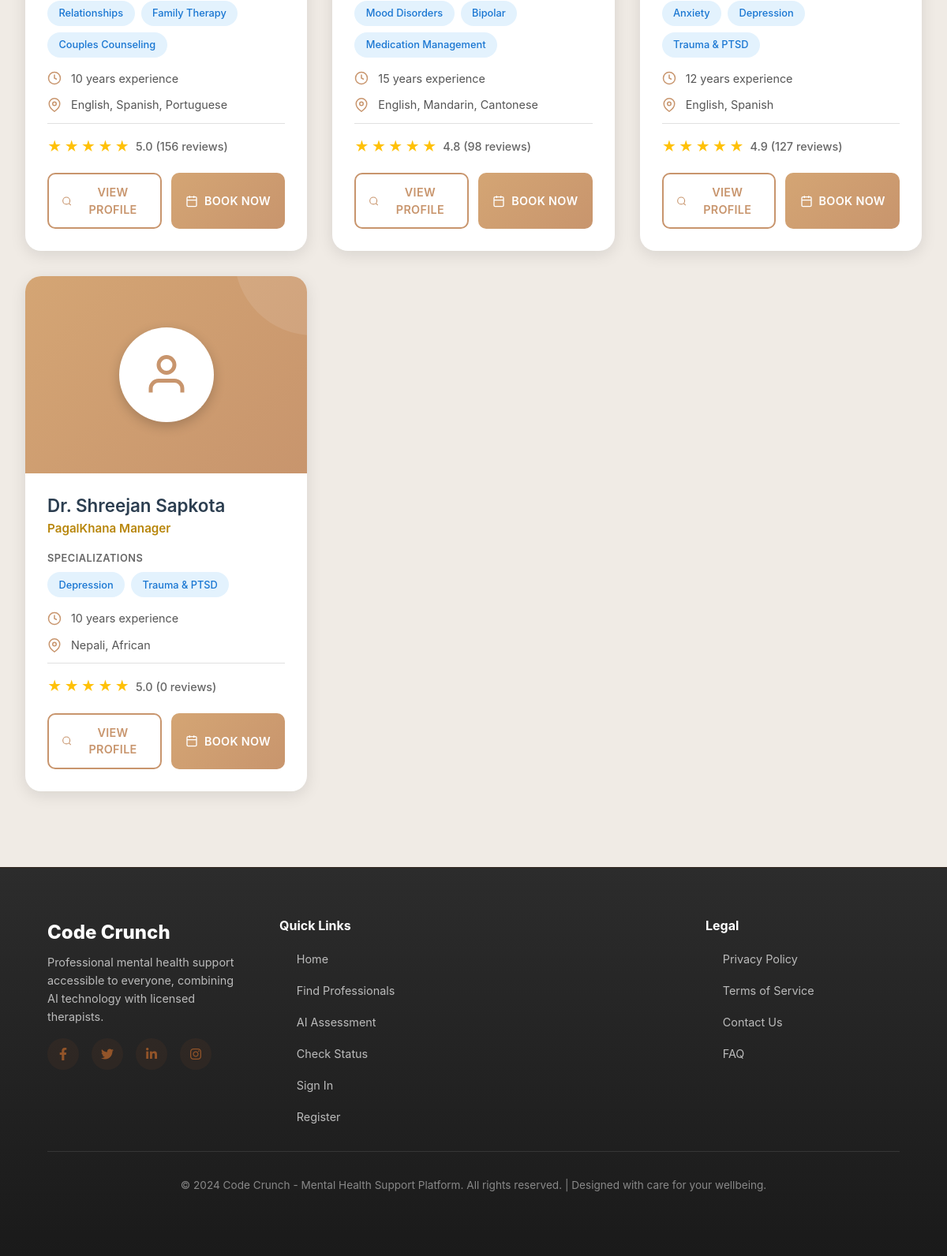
Page /professionals (lower part) on the earlier database version.
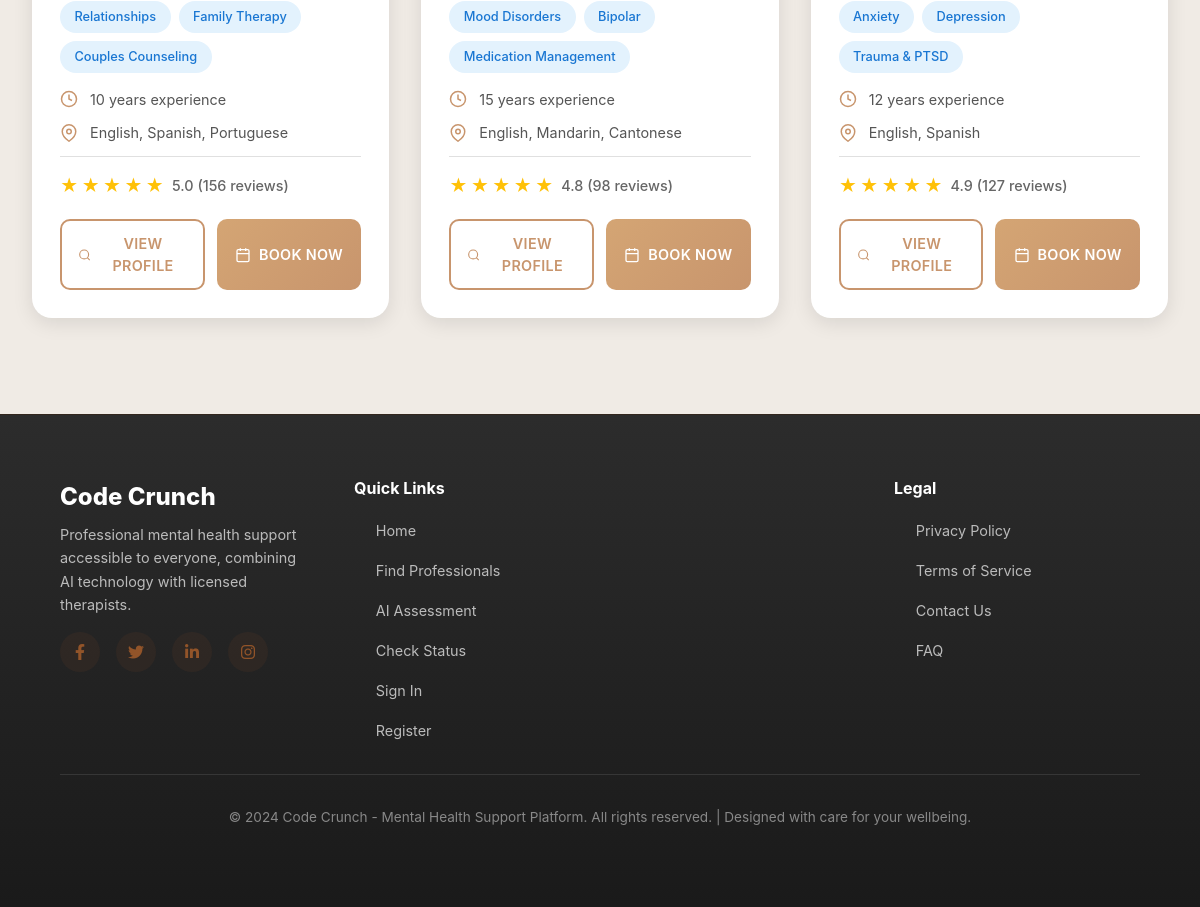
Same page on the later database version.
### app.py (models this page shows, shortened)
class Professional(db.Model):
    id = db.Column(db.Integer, primary_key=True)
    name = db.Column(db.String(100), nullable=False)
    title = db.Column(db.String(100), nullable=False)
    specialization = db.Column(db.String(200), nullable=False)
    bio = db.Column(db.Text, nullable=False)
    experience_years = db.Column(db.Integer, nullable=False)
    education = db.Column(db.Text, nullable=False)
    languages = db.Column(db.String(200), nullable=False)
    image_url = db.Column(db.String(200), default='default-avatar.jpg')
    available_days = db.Column(db.String(200), nullable=False)
    rating = db.Column(db.Float, default=5.0)
    total_reviews = db.Column(db.Integer, default=0)
    is_active = db.Column(db.Boolean, default=True)
    created_at = db.Column(db.DateTime, default=datetime.utcnow)
    appointments = db.relationship('Appointment', backref='professional', lazy=True)
    reviews = db.relationship('Review', backref='professional', lazy=True)

### app.py (the view)
@app.route('/professionals')
def professionals():
    all_professionals = Professional.query.filter_by(is_active=True).order_by(Professional.name).all()
    return render_template('professionals.html', professionals=all_professionals)

### templates/professionals.html (shortened to what this page needs)
{% extends "layout.html" %}
{% block content %}
<div class="professionals-page">
    <div class="professionals-container">
        {% if professionals %}
        <div class="professionals-grid">
            {% for prof in professionals %}
            <div class="professional-card">
                <div class="card-image">
                    <div class="card-image-placeholder">
                        <svg viewBox="0 0 24 24" fill="none" stroke="currentColor" stroke-width="2">
                            <path d="M20 21v-2a4 4 0 0 0-4-4H8a4 4 0 0 0-4 4v2"></path>
                            <circle cx="12" cy="7" r="4"></circle>
                        </svg>
                    </div>
                </div>
                <div class="card-content">
                    <h2 class="professional-name">{{ prof.name }}</h2>
                    <p class="professional-title">{{ prof.title }}</p>
                    <div class="specialization-section">
                        <span class="specialization-label">Specializations</span>
                        <div class="specialization-tags">
                            {% for spec in prof.specialization.split(',')[:3] %}
                            <span class="tag">{{ spec.strip() }}</span>
                            {% endfor %}
                        </div>
                    </div>
                    <div class="info-row">
                        <svg viewBox="0 0 24 24" fill="none" stroke="currentColor" stroke-width="2">
                            <circle cx="12" cy="12" r="10"></circle>
                            <polyline points="12 6 12 12 16 14"></polyline>
                        </svg>
                        <span>{{ prof.experience_years }} years experience</span>
                    </div>
                    <div class="info-row">
                        <svg viewBox="0 0 24 24" fill="none" stroke="currentColor" stroke-width="2">
                            <path d="M21 10c0 7-9 13-9 13s-9-6-9-13a9 9 0 0 1 18 0z"></path>
                            <circle cx="12" cy="10" r="3"></circle>
                        </svg>
                        <span>{{ prof.languages }}</span>
                    </div>
                    <div class="rating-section">
                        <div class="stars">
                            {% for i in range(5) %}
                            <span class="star">★</span>
                            {% endfor %}
                        </div>
                        <span class="rating-text">{{ prof.rating }} ({{ prof.total_reviews }} reviews)</span>
                    </div>
                    <div class="card-buttons">
                        <a href="{{ url_for('professional_detail', prof_id=prof.id) }}" class="btn btn-outline">
                            <svg viewBox="0 0 24 24" fill="none" stroke="currentColor" stroke-width="2">
                                <circle cx="11" cy="11" r="8"></circle>
                                <line x1="21" y1="21" x2="16.65" y2="16.65"></line>
                            </svg>
                            View Profile
                        </a>
                        <a href="{{ url_for('book_with_professional', prof_id=prof.id) }}" class="btn btn-primary">
                            <svg viewBox="0 0 24 24" fill="none" stroke="currentColor" stroke-width="2">
                                <rect x="3" y="4" width="18" height="18" rx="2" ry="2"></rect>
                                <line x1="16" y1="2" x2="16" y2="6"></line>
                                <line x1="8" y1="2" x2="8" y2="6"></line>
                                <line x1="3" y1="10" x2="21" y2="10"></line>
                            </svg>
                            Book Now
                        </a>
                    </div>
                </div>
            </div>
            {% endfor %}
        </div>
        {% endif %}
    </div>
</div>
{% endblock %}

Differences in the rows shown:
removed Professional: name "Dr. Shreejan Sapkota", title "PagalKhana Manager", strip "Depression" "Trauma & PTSD", experience_years "10", languages "Nepali, African", rating "5.0", total_reviews "0"
